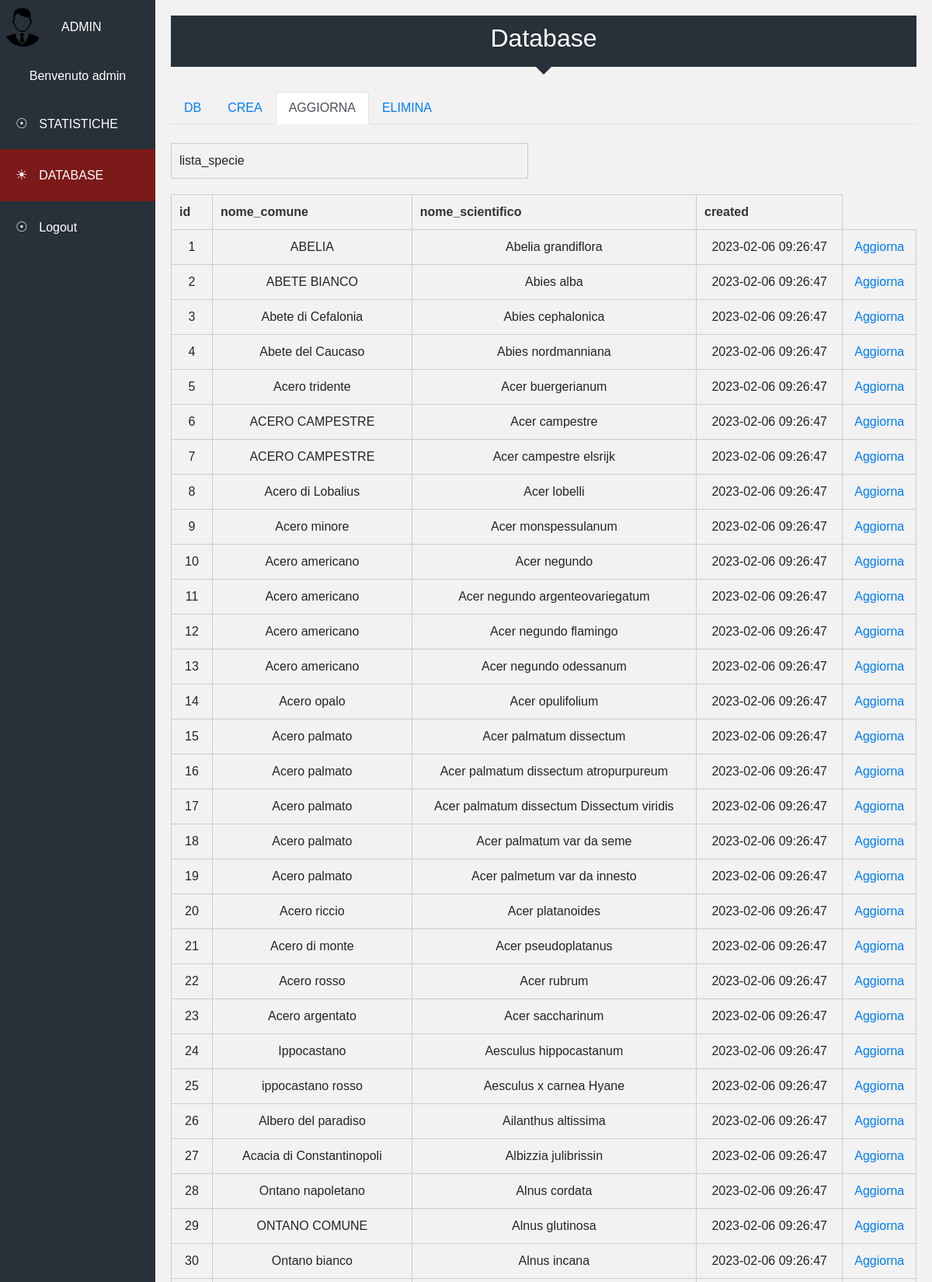
The page /admin/database_update.php (signed in, upper part) on the database its author committed.
### tables this page shows
CREATE TABLE IF NOT EXISTS `lista_specie` (
  `id` int(11) NOT NULL,
  `nome_comune` varchar(255) NOT NULL,
  `nome_scientifico` varchar(255) NOT NULL,
  `created` timestamp NOT NULL DEFAULT CURRENT_TIMESTAMP
);

### admin/database_update.php (the view, shortened to what this page needs)
<?php
include 'component/sidebar.php';
include '../includes/conn.php';
$username = $_SESSION['username'];
$password = $_SESSION['pwd'];
$authQuery = "select username, password from users where username = '$username' and password = '$password'";
$authResult = mysqli_query($conn, $authQuery);
if (mysqli_num_rows($authResult) === 1) {
?>
    <main id="pgmain">
        <div class="dashboard-banner">
            <h2>Database</h2>
        </div>
        <div class="content-page">
            <ul class="nav nav-tabs mb-4">
                <li class="nav-item">
                    <a class="nav-link " aria-current="page" href="database_db.php">DB</a>
                </li>
                <li class="nav-item">
                    <a class="nav-link" href="database_create.php">CREA</a>
                </li>
                <li class="nav-item">
                    <a class="nav-link active" href="database_update.php">AGGIORNA</a>
                </li>
                <li class="nav-item">
                    <a class="nav-link" href="database_delete.php">ELIMINA</a>
                </li>
            </ul>
            <?php
            $mysqli = new mysqli("localhost", "username", "password", "airtree");
            $table = "lista_specie";
            echo "<div class='table-name' data-table-name='$table'>$table</div>";
            echo "<div class='table-content d-block' id='table-$table'>";
            $result = $mysqli->query("SELECT * FROM $table");
            echo "<table id='table-lista_specie'>";
            echo "<thead><tr>";
            while ($fieldinfo = $result->fetch_field()) {
                echo "<th>" . $fieldinfo->name . "</th>";
            }
            echo "</tr></thead>";
            echo "<tbody>";
            while ($row = $result->fetch_row()) {
                echo "<tr data-id='" . $row[0] . "'  class='table-row'>";
                $id = $row[0];
                foreach ($row as $index => $data) {
                    echo "<td class='text-center'>" . $data . "</td>";
                }
            ?>
                <td class='text-center'> <a href="#" onclick="openPopup(<?php echo $id; ?>)">Aggiorna</a></td>
            <?php
                echo "</tr>";
            }
            echo "</tbody>";
            echo "</table>";
            echo "</div>";
            ?>
        <?php
    } else {
        echo "<script>window.location.href = '../index.php'</script>";
    }
        ?>

### css/admin.css (style rules this page uses)
* { font-family: Arial, Helvetica, sans-serif; box-sizing: border-box; }
body { min-height: 100vh; padding: 0; margin: 0; }
#pgmain { flex-grow: 1; padding: 20px; background: #f2f2f2; }

### css/todolist.css (style rules this page uses)
.controls, li { display: flex; align-items: center; justify-content: space-between; }

### admin/component/sidebar.php (style rules this page uses)
.dashboard-banner { background-color: #283039; color: #FFF; padding: 10px; text-align: center; position: relative; margin-bottom: 2em; }
.dashboard-banner::after { content: ""; position: absolute; bottom: -10px; left: 50%; margin-left: -10px; border-top: 10px solid #283039; border-right: 10px solid transparent; border-left: 10px solid transparent; }
.content-page { justify-content: space-around; flex-wrap: wrap; }
.table-name { width: calc(50% - 20px); margin-bottom: 20px; padding: 10px; border: 1px solid #ccc; cursor: pointer; }
.table-content { display: none; width: 100%; margin-bottom: 20px; }
.table-content table { width: 100%; border-collapse: collapse; }
.table-content table th, .table-content table td { padding: 10px; text-align: left; border: 1px solid #ccc; }
table { border-collapse: collapse; width: 100%; }
th, td { text-align: left; padding: 8px; border-bottom: 1px solid #ddd; }
th { background-color: #f2f2f2; color: #333; }

### rows shown on the page
lista_specie: id "1", nome_comune "ABELIA", nome_scientifico "Abelia grandiflora", created "2023-02-06 09:26:47"
lista_specie: id "2", nome_comune "ABETE BIANCO", nome_scientifico "Abies alba", created "2023-02-06 09:26:47"
lista_specie: id "3", nome_comune "Abete di Cefalonia", nome_scientifico "Abies cephalonica", created "2023-02-06 09:26:47"
lista_specie: id "4", nome_comune "Abete del Caucaso", nome_scientifico "Abies nordmanniana", created "2023-02-06 09:26:47"
lista_specie: id "5", nome_comune "Acero tridente", nome_scientifico "Acer buergerianum", created "2023-02-06 09:26:47"
lista_specie: id "6", nome_comune "ACERO CAMPESTRE", nome_scientifico "Acer campestre", created "2023-02-06 09:26:47"
lista_specie: id "7", nome_comune "ACERO CAMPESTRE", nome_scientifico "Acer campestre elsrijk", created "2023-02-06 09:26:47"
lista_specie: id "8", nome_comune "Acero di Lobalius", nome_scientifico "Acer lobelli", created "2023-02-06 09:26:47"
lista_specie: id "9", nome_comune "Acero minore", nome_scientifico "Acer monspessulanum", created "2023-02-06 09:26:47"
lista_specie: id "10", nome_comune "Acero americano", nome_scientifico "Acer negundo", created "2023-02-06 09:26:47"
lista_specie: id "11", nome_comune "Acero americano", nome_scientifico "Acer negundo argenteovariegatum", created "2023-02-06 09:26:47"
lista_specie: id "12", nome_comune "Acero americano", nome_scientifico "Acer negundo flamingo", created "2023-02-06 09:26:47"
lista_specie: id "13", nome_comune "Acero americano", nome_scientifico "Acer negundo odessanum", created "2023-02-06 09:26:47"
lista_specie: id "14", nome_comune "Acero opalo", nome_scientifico "Acer opulifolium", created "2023-02-06 09:26:47"
lista_specie: id "15", nome_comune "Acero palmato", nome_scientifico "Acer palmatum dissectum", created "2023-02-06 09:26:47"
lista_specie: id "16", nome_comune "Acero palmato", nome_scientifico "Acer palmatum dissectum atropurpureum", created "2023-02-06 09:26:47"
lista_specie: id "17", nome_comune "Acero palmato", nome_scientifico "Acer palmatum dissectum Dissectum viridis", created "2023-02-06 09:26:47"
lista_specie: id "18", nome_comune "Acero palmato", nome_scientifico "Acer palmatum var da seme", created "2023-02-06 09:26:47"
lista_specie: id "19", nome_comune "Acero palmato", nome_scientifico "Acer palmetum var da innesto", created "2023-02-06 09:26:47"
lista_specie: id "20", nome_comune "Acero riccio", nome_scientifico "Acer platanoides", created "2023-02-06 09:26:47"
lista_specie: id "21", nome_comune "Acero di monte", nome_scientifico "Acer pseudoplatanus", created "2023-02-06 09:26:47"
lista_specie: id "22", nome_comune "Acero rosso", nome_scientifico "Acer rubrum", created "2023-02-06 09:26:47"
lista_specie: id "23", nome_comune "Acero argentato", nome_scientifico "Acer saccharinum", created "2023-02-06 09:26:47"
lista_specie: id "24", nome_comune "Ippocastano", nome_scientifico "Aesculus hippocastanum", created "2023-02-06 09:26:47"
lista_specie: id "25", nome_comune "ippocastano rosso", nome_scientifico "Aesculus x carnea Hyane", created "2023-02-06 09:26:47"
lista_specie: id "26", nome_comune "Albero del paradiso", nome_scientifico "Ailanthus altissima", created "2023-02-06 09:26:47"
lista_specie: id "27", nome_comune "Acacia di Constantinopoli", nome_scientifico "Albizzia julibrissin", created "2023-02-06 09:26:47"
lista_specie: id "28", nome_comune "Ontano napoletano", nome_scientifico "Alnus cordata", created "2023-02-06 09:26:47"
lista_specie: id "29", nome_comune "ONTANO COMUNE", nome_scientifico "Alnus glutinosa", created "2023-02-06 09:26:47"
lista_specie: id "30", nome_comune "Ontano bianco", nome_scientifico "Alnus incana", created "2023-02-06 09:26:47"

### other values the page prints
$username "admin"
$table "lista_specie"
$fieldinfo->name "id"
$fieldinfo->name "nome_comune"
$fieldinfo->name "nome_scientifico"
$fieldinfo->name "created"
